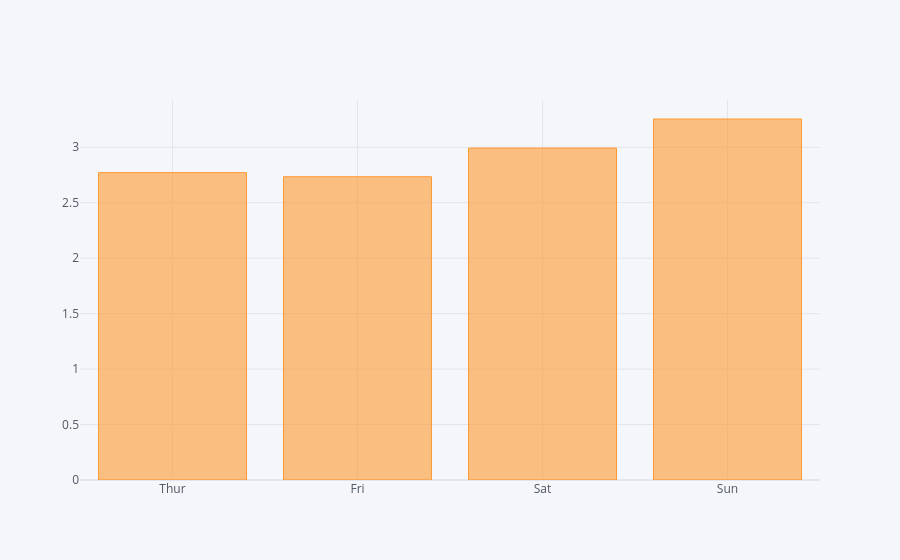

The cell this chart's notebook holds for it:
### Code cell
tips.groupby('day', observed=False)['tip'].mean().iplot(kind='bar')

### Figure 1 — Plotly figure (JSON) as saved in the notebook; plotly's stock layout.template omitted (floating-point values rounded to 4 significant figures)
{"data": [{"marker": {"color": "rgba(255, 153, 51, 0.6)", "line": {"color": "rgba(255, 153, 51, 1.0)", "width": 1}}, "name": "tip", "orientation": "v", "text": "", "type": "bar", "x": ["Thur", "Fri", "Sat", "Sun"], "y": [2.771, 2.735, 2.993, 3.255]}], "layout": {"autosize": true, "legend": {"bgcolor": "#F5F6F9", "font": {"color": "#4D5663"}}, "paper_bgcolor": "#F5F6F9", "plot_bgcolor": "#F5F6F9", "title": {"font": {"color": "#4D5663"}}, "xaxis": {"autorange": true, "gridcolor": "#E1E5ED", "range": [-0.5, 3.5], "showgrid": true, "tickfont": {"color": "#4D5663"}, "title": {"font": {"color": "#4D5663"}, "text": ""}, "type": "category", "zerolinecolor": "#E1E5ED"}, "yaxis": {"autorange": true, "gridcolor": "#E1E5ED", "range": [0, 3.426], "showgrid": true, "tickfont": {"color": "#4D5663"}, "title": {"font": {"color": "#4D5663"}, "text": ""}, "type": "linear", "zerolinecolor": "#E1E5ED"}}}
